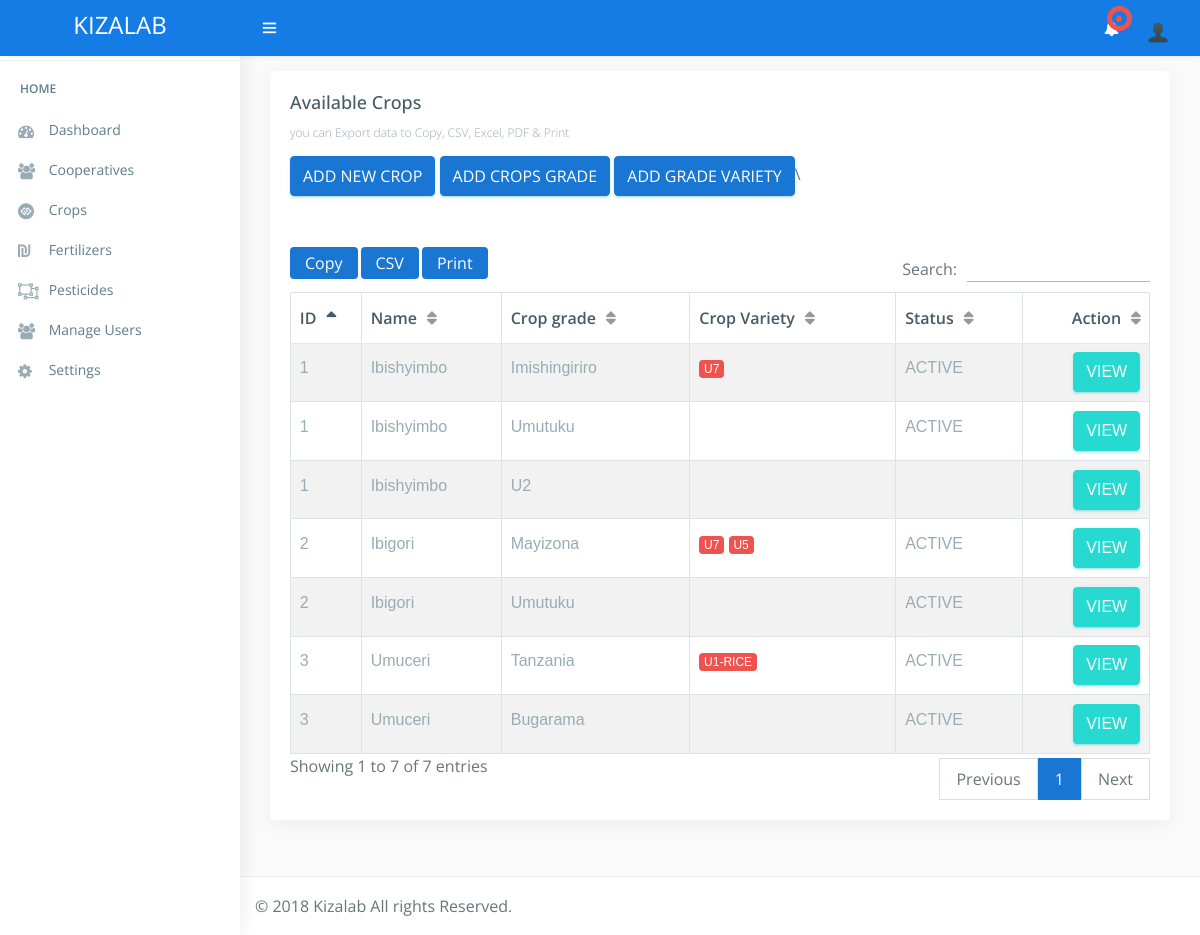
/admin/system_crops.php (signed in), run on the app's committed database.
### tables this page shows
CREATE TABLE `system_crops` (
  `cropid` int(100) NOT NULL,
  `name` varchar(100) NOT NULL,
  `status` varchar(50) NOT NULL,
  `regDate` timestamp NOT NULL DEFAULT CURRENT_TIMESTAMP
);

CREATE TABLE `cropsgrade` (
  `gradeId` int(100) NOT NULL,
  `cropId` int(100) NOT NULL,
  `grade` varchar(100) NOT NULL,
  `status` varchar(50) NOT NULL,
  `regDate` timestamp NOT NULL DEFAULT CURRENT_TIMESTAMP
);

CREATE TABLE `cropsvariety` (
  `varietyId` int(100) NOT NULL,
  `gradeId` int(100) NOT NULL,
  `name` varchar(100) NOT NULL,
  `status` varchar(10) NOT NULL,
  `regDate` timestamp NOT NULL DEFAULT CURRENT_TIMESTAMP
);

### admin/core/Admin.core.php (called while the page is built, shortened)
<?php
include_once 'Query.php';
class Admin extends Query{
	public function crop_data(){
		$query="SELECT system_crops.*,cropsgrade.* FROM system_crops INNER JOIN
				cropsgrade ON system_crops.cropid=cropsgrade.cropId";
		$result=$this->select($query);
		return $result;
	}
	public function getGradeVarieties($gradeId){
		$query="SELECT * FROM cropsvariety WHERE gradeId=\"$gradeId\"";
		$result=$this->select($query);
		return $result;
	}
}
$admin=new Admin();
?>

### admin/includes/database.inc.php (called while the page is built, shortened)
<?php
class Database{
	protected function connect(){
		$this->server="localhost";
		$this->user="root";
		$this->password="";
		$this->database="kiza";
		$conn=new mysqli($this->server,$this->user,$this->password,$this->database);
		return $conn;
	}
}
?>

### admin/core/Query.php (called while the page is built, shortened)
<?php
class Query extends Database{
	protected function select($query){
		$result=array();
		$statement=$this->connect()->query($query);
		while ($row=$statement->fetch_assoc()) {
			$result[]=$row;
		}
		return $result;
	}
}
?>

### admin/views/admin/load_crops.php (the view)
<?php
$systemCrops=$admin->crop_data();
?>
<div class="table-responsive m-t-40">
    <table id="example23" class="display nowrap table table-hover table-striped table-bordered" cellspacing="0" width="100%">
        <thead>
            <tr>
                <th>ID</th>
                <th>Name</th>
                <th>Crop grade</th>
                <th>Crop Variety</th>
                <th>Status</th>
                <th>Action</th>
            </tr>
        </thead>
        <tbody>
            <?php
            foreach ($systemCrops as $key => $value) {
                ?>
                <tr>
                    <td>
                        <?php echo $value['cropid']; ?>
                    </td>
                    <td>
                        <?php echo $value['name']; ?>
                    </td>
                    <td>
                        <?php echo $value['grade']; ?>
                    </td>
                    <td>
                        <?php
                        $varieties=$admin->getGradeVarieties($value['gradeId']);
                        if(count($varieties)>0){
                            foreach ($varieties as $key => $value1) {
                                ?>
                                <span class="badge badge-danger">
                                    <?php echo $value1['name']; ?>
                                </span>
                                <?php
                            }
                        }
                        ?>
                    </td>
                    <td>
                        <?php echo $value['status']; ?>
                    </td>
                    <td>
                        <a href="" class="btn btn-success">
                            VIEW
                        </a>
                    </td>
                </tr>
                <?php
            }
            ?>
        </tbody>
    </table>
</div>

### admin/css/helper.css (style rules this page uses)
.m-t-40 { margin-top: 40px!important; }

### data on the page
system_crops: cropid "1", name "Ibishyimbo", cropsgrade.grade "Imishingiriro", cropsgrade.status "ACTIVE", cropsgrade.grade "Umutuku", cropsgrade.grade "U2"
cropsvariety: name "U7"
system_crops: cropid "2", name "Ibigori", cropsgrade.grade "Mayizona", cropsgrade.status "ACTIVE", cropsgrade.grade "Umutuku"
cropsvariety: name "U7"
cropsvariety: name "U5"
system_crops: cropid "3", name "Umuceri", cropsgrade.grade "Tanzania", cropsgrade.status "ACTIVE", cropsgrade.grade "Bugarama"
cropsvariety: name "U1-RICE"
